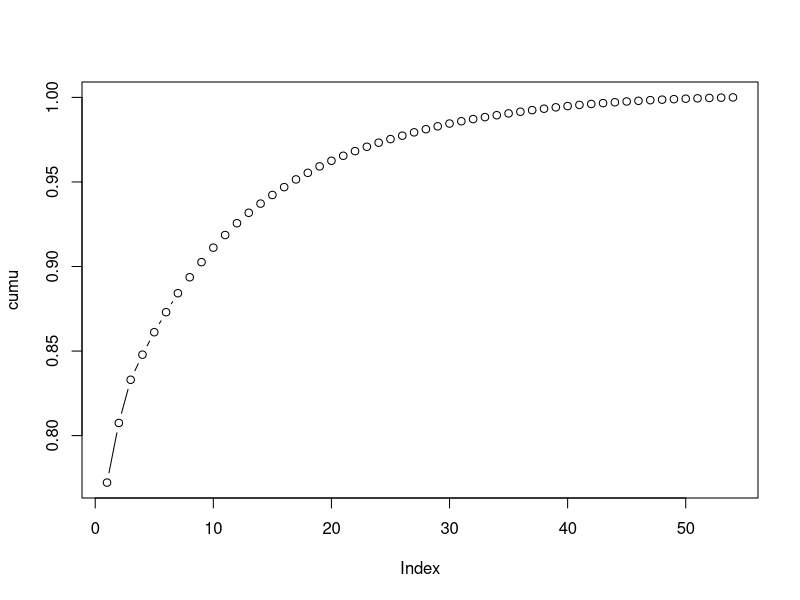
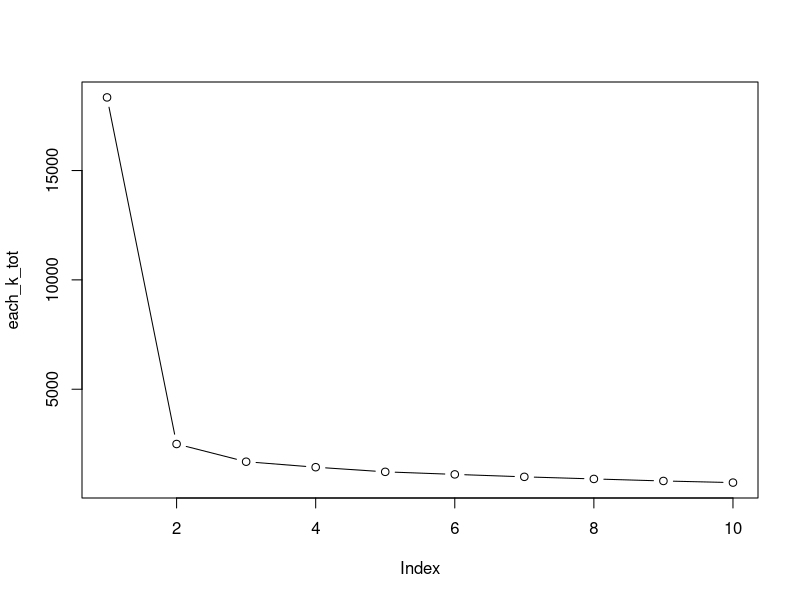
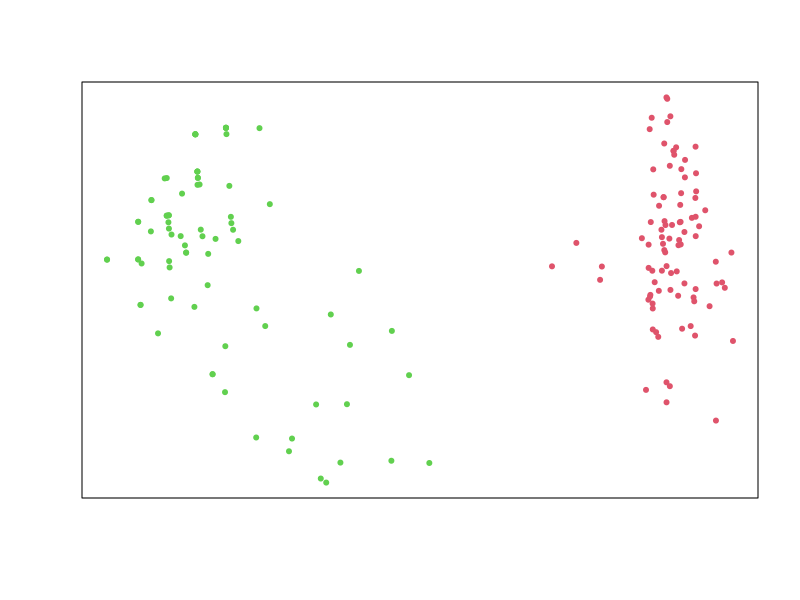

The R script that drew these images, in order:
library(psych)

divorce <- read.csv("divorce.csv")
dim(divorce)
set.seed(112)
#-------------------------------------------------

pca <- prcomp(divorce[,-55])
var <- (pca$sdev)^2
var_ratio <- var/sum(var)
cumu <- cumsum(var_ratio)
plot(cumu, type = "b")


each_k_tot <- c(1:10)
for (i in 1:length(each_k_tot)){
  k_m <- kmeans(pca$x[,1:4], i, nstart = 100)
  each_k_tot[i] <- k_m$tot.withinss
}
plot(each_k_tot, type = "b")
diff_k <- c(0, abs(diff(each_k_tot))) 
best_k <- which.max(diff_k)

final_k <- kmeans(pca$x[,1:4], best_k, nstart = 100)
plot(pca$x[,1:4], col = final_k$cluster+1 ,pch=20, cex=1,ann = FALSE,xaxt='n',yaxt='n')
k_table <- table(final_k$cluster - 1, divorce$Divorce)
k_tp <- k_table[2,2]
k_tn <- k_table[1,1]
k_fp <- k_table[2,1]
k_fn <- k_table[1,2]
k_acc <- mean(final_k$cluster - 1 == divorce$Divorce)
k_pre <- k_tp/(k_tp + k_fp)
k_rec <- k_tp/(k_tp + k_fn)
k_f1 <- (2*k_pre*k_rec)/(k_pre + k_rec)

conf_mat <- data.frame(matrix(c("k_tp", "k_tn", "k_fp", "k_fn",
                                k_tp, k_tn, k_fp, k_fn), byrow = FALSE, nrow = 4))

conf_mat2 <- data.frame(matrix(c("k_acc", "k_pre", "k_rec", "k_f1",
              k_acc, k_pre, k_rec, k_f1), byrow = FALSE, nrow = 4))
conf_mat2$X2 <- round(as.numeric(conf_mat2$X2), digits = 3)
